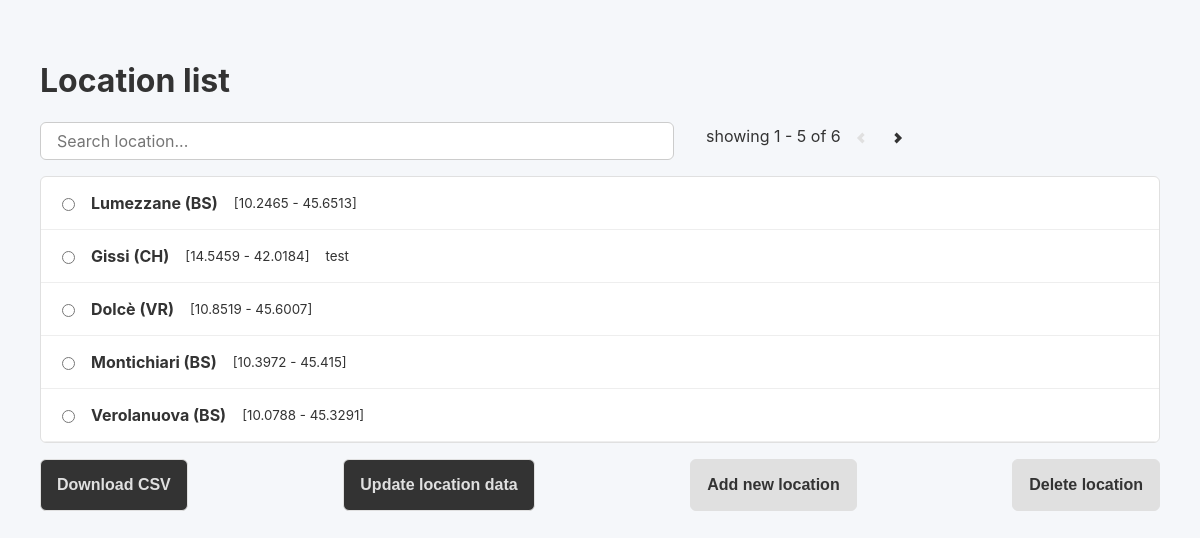
The page / on the database its author committed.
### tables this page shows
CREATE TABLE locations (
    id INTEGER PRIMARY KEY AUTOINCREMENT,
    name TEXT NOT NULL,
    longitude REAL,
    latitude  REAL,
    description TEXT
    );

### app.py (the view)
@app.route('/')
def main():
    locations_list = f.get_locations()
    return render_template('main.html', locations_list=locations_list)

### script.py (called while the page is built)
def get_locations ():
    list = db.get_location_list(db_name)
    return list

### utils/db_helper.py (called while the page is built)
def get_location_list(db_name):
    conn = sqlite3.connect(db_name)
    cursor = conn.cursor()
    cursor.execute('SELECT * FROM locations')
    rows = cursor.fetchall()
    conn.close()
    return rows

### templates/main.html (shortened to what this page needs)
<!DOCTYPE html>
<html lang="en">
<head>
    <link rel="stylesheet" href="static/styles.css">
</head>
<body>
    <h1>Location list</h1>
    <div class="nav_group">
        <input type="text" id="search" placeholder="Search location..." class="user_input">
        <div class="page_group">
            <label id="page_label">showing x - x of x</label>
            <button type="button" id="prev_btn">
                <svg viewBox="0 0 24 24" xmlns="http://www.w3.org/2000/svg" id="prev_svg" class="svg_arrow">
                    <path d="M15.41 7.41L14 6l-6 6 6 6 1.41-1.41L10.83 12z" />
                </svg>
            </button>
            <button type="button" id="next_btn">
                <svg viewBox="0 0 24 24" xmlns="http://www.w3.org/2000/svg" id="next_svg" class="svg_arrow">
                    <path d="M10 6L8.59 7.41 13.17 12l-4.58 4.59L10 18l6-6z" />
                </svg>
            </button>
        </div>
    </div>
    <form  id="location_form">
        <div class="radio-group" id="radioGroup">
            {% for location in locations_list %}
            <label class="radio-container">
                <input type="radio" name="selection" value="{{ location[0] }}">
                <strong>{{location[1]}}</strong>
                <small>[{{location[2]}} - {{location[3]}}]</small>
                <small>{{location[4]}}</small>
            </label>
            {% endfor %}
        </div>
        <div class="button_container">
            <button type="submit" class="action_btn" name="action" value="download_csv">
                <strong>Download CSV</strong>
            </button>
            <button type="submit" class="action_btn" name="action" value="update_api">
                <strong>Update location data</strong>
            </button>
            <button type="button" onclick="open_modal()" class="secondary_btn">
                <strong>Add new location</strong>
            </button>
            <button type="submit" class="secondary_btn" name="action" value="delete">
                <strong>Delete location</strong>
            </button>
        </div>
    </form>
</body>
</html>

### static/styles.css (style rules this page uses)
body { font-family: 'Inter', sans-serif; background-color: #f5f7fa; padding: 2rem; color: #333; }
.svg_arrow { overflow: hidden; vertical-align: middle; width: 1rem; stroke: #333; stroke-width: 3; }
.nav_group { display: flex; flex-direction: row; justify-content: baseline; flex-wrap: wrap; }
.nav_group .page_group { margin-left: 2rem; }
.user_input { width: 100%; max-width: 600px; padding: 0.5rem 1rem; border: 1px solid #ccc; border-radius: 6px; font-size: 16px; font-family: inherit; }
.button_container { margin-top: 1rem; display: flex; justify-content: space-between; }
.action_btn { border: 1px solid #e0e0e0; border-radius: 6px; background-color: #333; color: #e0e0e0; padding: 1rem; font-size: 16px; cursor: pointer; }
.secondary_btn { border: 1px solid #e0e0e0; border-radius: 6px; background-color: #e0e0e0; color: #333; padding: 1rem; font-size: 16px; cursor: pointer; }
.nav_group button { padding: 0.5rem 0.5rem; border-radius: 50%; border: none; background-color: transparent; cursor: pointer; }
.radio-group { margin-top: 1rem; border: 1px solid #e0e0e0; border-radius: 6px; background: #fff; overflow: hidden; }
.radio-container { display: flex; align-items: center; padding: 1rem; border-bottom: 1px solid #eee; cursor: pointer; }
.radio-container input { margin-right: 1rem; }
small { margin: 0; margin-left: 1rem; }

### rows shown on the page
locations: name "Lumezzane (BS)", longitude "10.2465", latitude "45.6513"
locations: name "Gissi (CH)", longitude "14.5459", latitude "42.0184", description "test"
locations: name "Dolcè (VR)", longitude "10.8519", latitude "45.6007"
locations: name "Montichiari (BS)", longitude "10.3972", latitude "45.415"
locations: name "Verolanuova (BS)", longitude "10.0788", latitude "45.3291"
